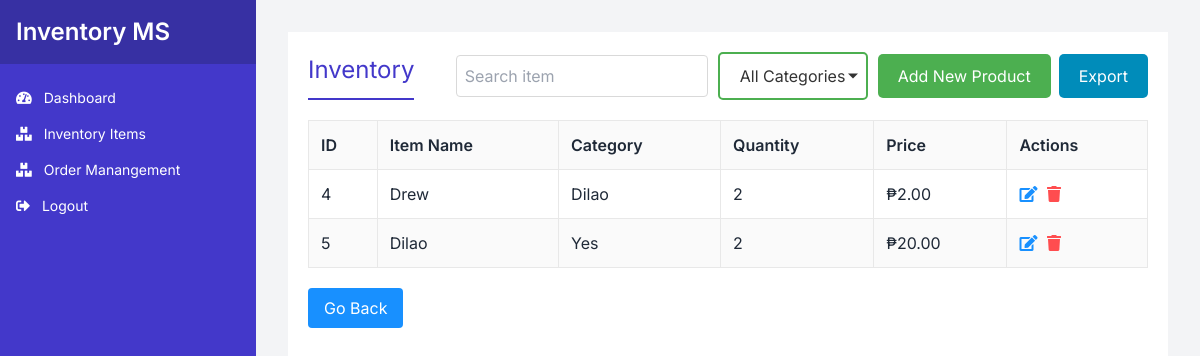
Page /inventory/inventory-items/ on the earlier database version.
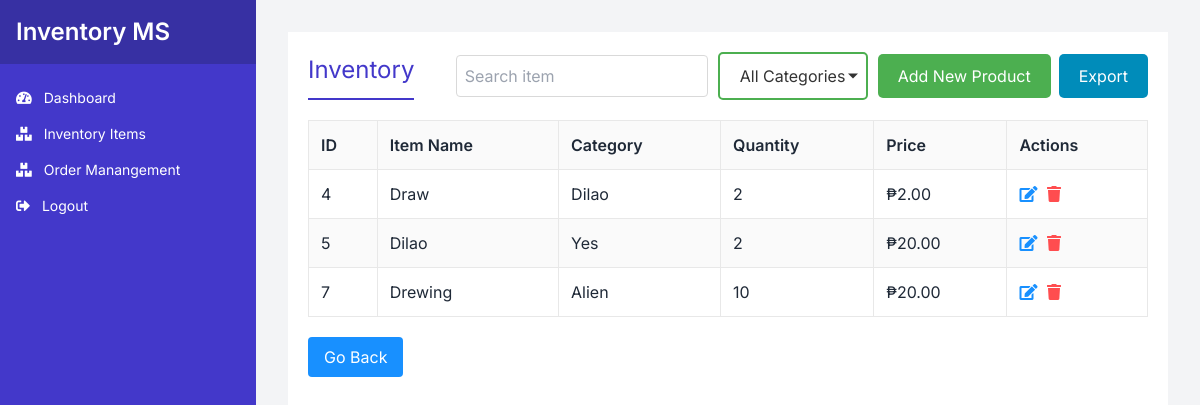
Same page on the later database version.
### inventory/models.py (models this page shows)
class InventoryItem(models.Model):
    id = models.AutoField(primary_key=True)
    name = models.CharField(max_length=255)
    category = models.CharField(max_length=255)
    quantity = models.IntegerField()
    price = models.DecimalField(max_digits=10, decimal_places=2)

### inventory/views.py (the view)
# urls.py: path('inventory-items/', views.inventory_items, name='inventory_items'),
def inventory_items(request):
    search_query = request.GET.get('search', '')
    category_filter = request.GET.get('category', '')
    inventory_items = InventoryItem.objects.all()
    if search_query:
        inventory_items = inventory_items.filter(name__icontains=search_query)
    if category_filter:
        inventory_items = inventory_items.filter(category=category_filter)
    categories = InventoryItem.objects.values_list('category', flat=True).distinct()
    return render(request, 'inventory/inventory_items.html', {
        'inventory_items': inventory_items,
        'search_query': search_query,
        'categories': categories,
        'selected_category': category_filter
    })

### inventory/templates/inventory/inventory_items.html (shortened to what this page needs)
{% extends 'inventory/dashboard.html' %}
{% load static %}
{% block content %}
<link rel="stylesheet" href="{% static 'css/inventory_items.css' %}">
<div class="container">
    <main class="main-content">
        <div class="content-header">
            <h1>Inventory</h1>
            <div class="search-add">
                <input type="text" id="searchInput" placeholder="Search item" oninput="searchItems()">
                <div class="custom-dropdown">
                    <select id="categoryFilter" onchange="filterByCategory()">
                        <option value="">All Categories</option>
                    </select>
                </div>
                <button class="add-product" onclick="openAddProductModal()">Add New Product</button>
                <button class="export ml-2" onclick="exportInventory()">Export</button>
            </div>
        </div>
        <table class="inventory-table">
            <thead>
                <tr>
                    <th>ID</th>
                    <th>Item Name</th>
                    <th>Category</th>
                    <th>Quantity</th>
                    <th>Price</th>
                    <th>Actions</th>
                </tr>
            </thead>
            <tbody id="inventoryTableBody">
                {% for item in inventory_items %}
                <tr>
                    <td>{{ item.id }}</td>
                    <td>{{ item.name }}</td>
                    <td>{{ item.category }}</td>
                    <td>{{ item.quantity }}</td>
                    <td>₱{{ item.price|floatformat:2 }}</td>
                    <td>
                        <button class="edit" onclick="editItem('{{ item.id }}')"><i class="fas fa-edit"></i></button>
                        <button class="delete" onclick="deleteItem('{{ item.id }}')"><i class="fas fa-trash"></i></button>
                    </td>
                </tr>
                {% empty %}
                <tr>
                    <td colspan="7">No inventory items found.</td>
                </tr>
                {% endfor %}
            </tbody>
        </table>
        <button class="go-back" onclick="history.back()">Go Back</button>
    </main>
</div>
{% endblock %}

Differences in the rows shown:
changed InventoryItem id 4: name "Drew" → "Draw"
added InventoryItem: id "7", name "Drewing", category "Alien", quantity "10", price "20.00"
